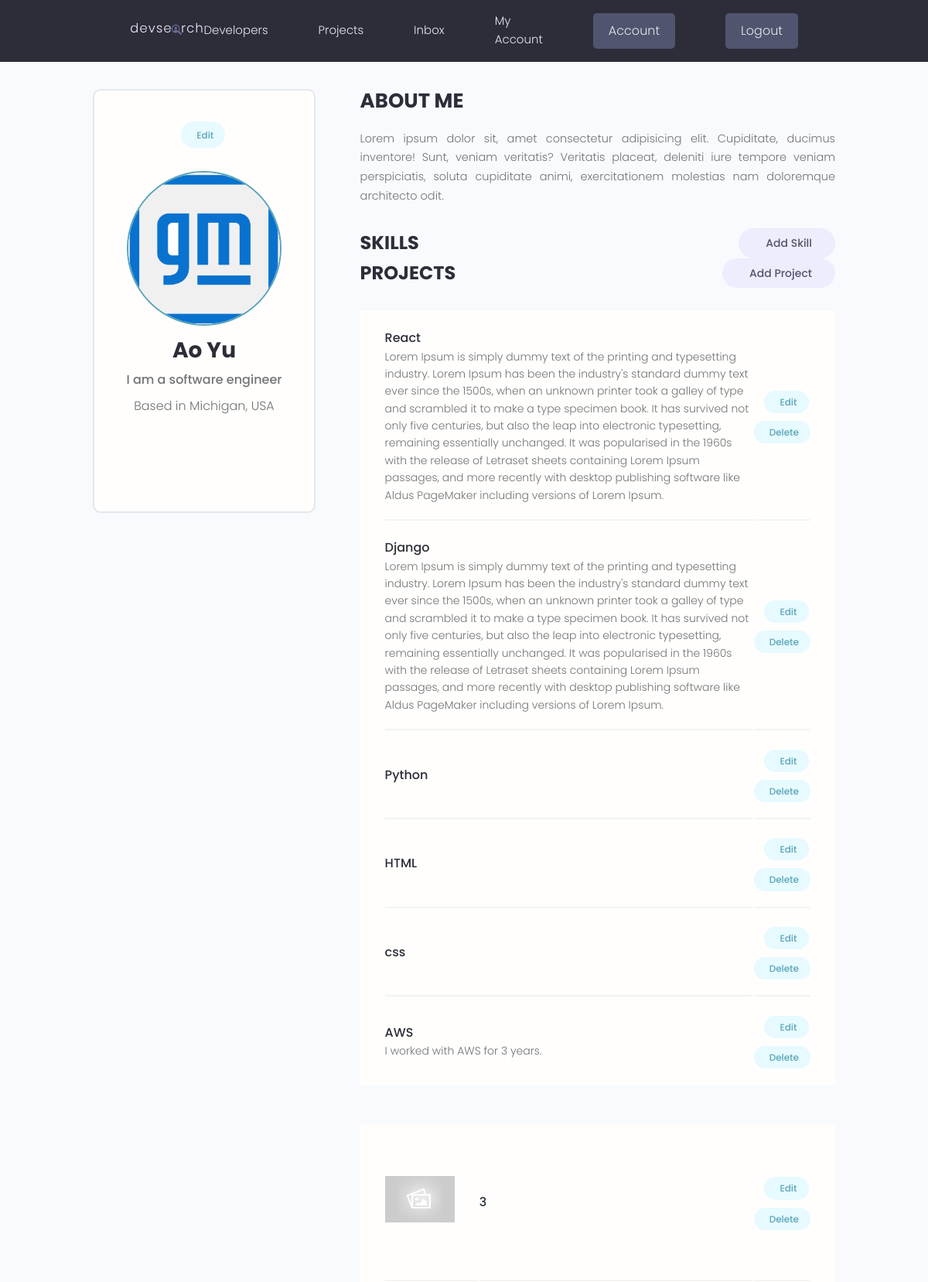
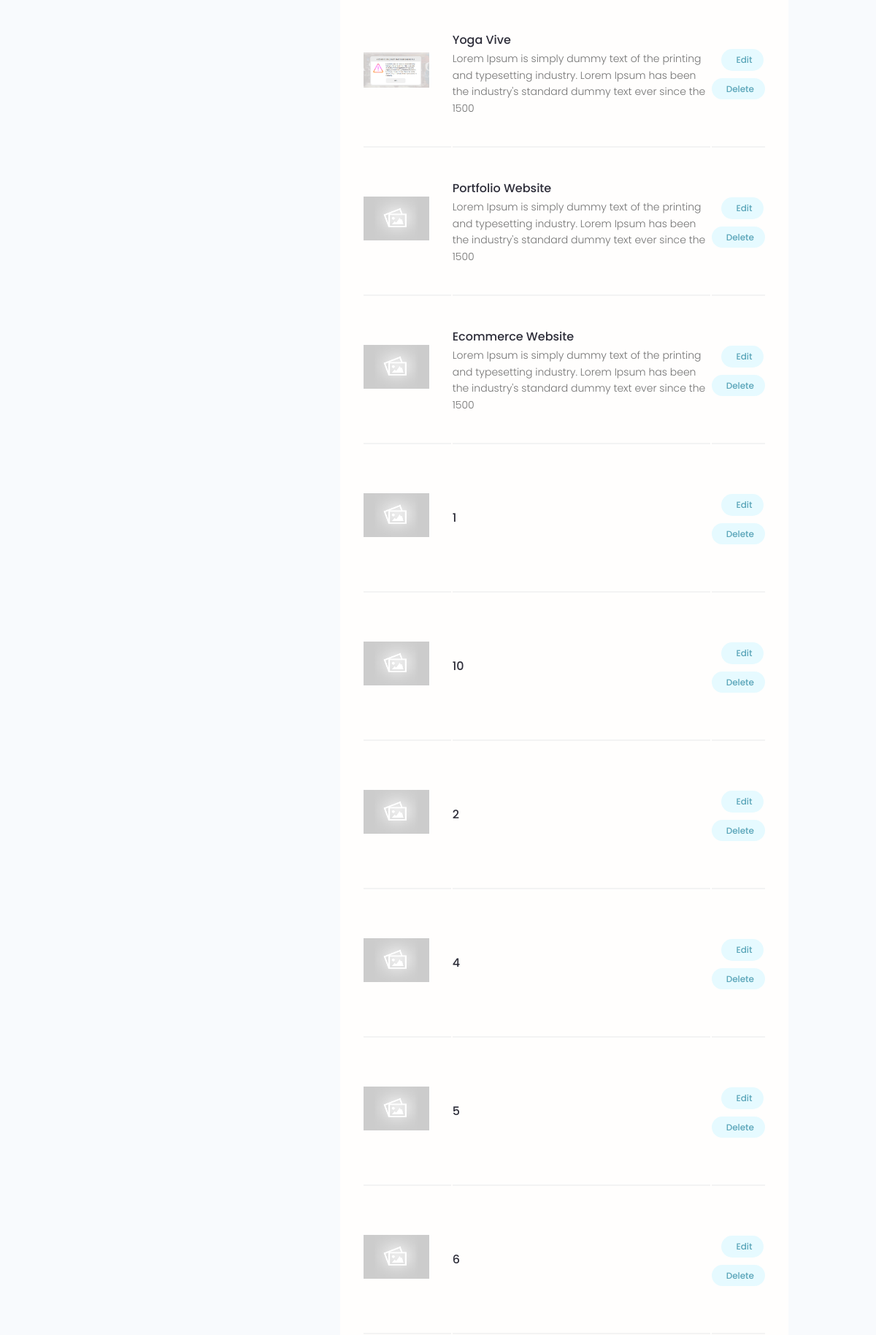
The app's page /account/ (signed in, upper part) with its own data (2 pictures, top to bottom).
### users/models.py (models this page shows, shortened)
class Profile(models.Model):
    user = models.OneToOneField(User, null=True, on_delete=models.CASCADE, blank=True)
    name = models.CharField(max_length=200, null=True, blank=True)
    email = models.EmailField(max_length=200, null=True, blank=True)
    username = models.CharField(max_length=200, null=True, blank=True)
    location = models.CharField(max_length=200, null=True, blank=True)
    short_intro = models.CharField(max_length=200, null=True, blank=True)
    bio = models.TextField(null=True, blank=True)
    profile_image = models.ImageField(null=True, blank=True, upload_to='profiles/', default='profiles/user-default.png')
    social_github = models.CharField(max_length=200, null=True, blank=True)
    social_twitter = models.CharField(max_length=200, null=True, blank=True)
    social_linkedin = models.CharField(max_length=200, null=True, blank=True)
    social_youtube = models.CharField(max_length=200, null=True, blank=True)
    social_website = models.CharField(max_length=200, null=True, blank=True)
    created = models.DateTimeField(auto_now_add=True)
    id = models.UUIDField(default=uuid.uuid4, unique=True,
                            primary_key=True, editable=False)

class Skill(models.Model):
    owner = models.ForeignKey(Profile, null=True, on_delete=models.CASCADE, blank=True)
    name = models.CharField(max_length=200, null=True, blank=True)
    description = models.TextField(null=True, blank=True)
    created = models.DateTimeField(auto_now_add=True)
    id = models.UUIDField(default=uuid.uuid4, unique=True,
                            primary_key=True, editable=False)

### projects/models.py (models this page shows, shortened)
class Project(models.Model):
    owner = models.ForeignKey(Profile, null=True, blank=True, on_delete=models.SET_NULL)
    title = models.CharField(max_length=200)
    description = models.TextField(null=True, blank=True)
    featured_image = models.ImageField(null=True, blank=True, default='default.jpg')
    demo_link = models.CharField(max_length=2000, null=True, blank=True)
    source_link = models.CharField(max_length=2000, null=True, blank=True)
    tags = models.ManyToManyField('Tag', blank=True)
    vote_total = models.IntegerField(default=0, null=True, blank=True)
    vote_ratio = models.IntegerField(default=0, null=True, blank=True)
    created = models.DateTimeField(auto_now_add=True)
    id = models.UUIDField(default=uuid.uuid4, unique=True,
                            primary_key=True, editable=False)
    class Meta:
        ordering = ['-vote_ratio', '-vote_total', 'title']

### users/views.py (the view)
# urls.py: path('account/', views.userAccount, name='account'),
@login_required(login_url='login')
def userAccount(request):
    profile = request.user.profile
    skills = profile.skill_set.all()
    projects = profile.project_set.all()
    context = {
        'profile': profile,
        'skills': skills,
        'projects': projects
    }
    return render(request, 'users/account.html', context)

### users/templates/users/account.html (shortened to what this page needs)
{%extends 'main.html'%}
{%block content%}
  <main class="settingsPage profile my-md">
    <div class="container">
      <div class="layout">
        <div class="column column--1of3">
          <div class="card text-center">
            <div class="card__body dev">
              <a class="tag tag--pill tag--main settings__btn" href="{% url 'edit-account' %}"> Edit</a>
              <img class="avatar avatar--xl dev__avatar" src="{{profile.profile_image.url}}" />
              <h2 class="dev__name">{{profile.name}}</h2>
              <p class="dev__title">{{profile.short_intro}}</p>
              <p class="dev__location">Based in {{profile.location}}</p>
                <ul class="dev__social">
                </ul>
            </div>
          </div>
        </div>
        <div class="column column--2of3">
          <div class="devInfo">
            <h3 class="devInfo__title">About Me</h3>
            <p class="devInfo__about">
              {{profile.bio}}
            </p>
          </div>
          <div class="settings">
            <h3 class="settings__title">Skills</h3>
            <a class="tag tag--pill tag--sub settings__btn tag--lg" href="{% url 'create-skill' %}"> Add Skill</a>
          </div>
          <table class="settings__table">
            {%for skill in skills%}
            <tr>
              <td class="settings__tableInfo">
                <h4>{{skill.name}}</h4>
                <p>
                  {{skill.description}}
                </p>
              </td>
              <td class="settings__tableActions">
                <a class="tag tag--pill tag--main settings__btn" href="{% url 'update-skill' skill.id%}"> Edit</a>
                <a class="tag tag--pill tag--main settings__btn" href="{% url 'delete-skill' skill.id%}?next=/account">
                  Delete</a>
              </td>
            </tr>
            {%endfor%}
          <div class="settings">
            <h3 class="settings__title">Projects</h3>
            <a class="tag tag--pill tag--sub settings__btn tag--lg" href="{%url 'create-project'%}"> Add Project</a>
          </div>
          <table class="settings__table">
            {%for project in projects%}
            <tr>
              <td class="settings__thumbnail">
                <a href="{%url 'project' project.id%}"><img src="{{project.featured_image.url}}" alt="Project Thumbnail" /></a>
              </td>
              <td class="settings__tableInfo">
                <a href="{%url 'project' project.id%}">{{project.title}}</a>
                <p>
                  {{project.description|slice:"150"}}
                </p>
              </td>
              <td class="settings__tableActions">
                <a class="tag tag--pill tag--main settings__btn" href="{% url 'update-project' project.id%}"> Edit</a>
                <a class="tag tag--pill tag--main settings__btn" href="{% url 'delete-project' project.id %}?next=/account">
                  Delete</a>
              </td>
            </tr>
            {%endfor%}
          </table>
        </div>
      </div>
    </div>
  </main>
{%endblock content%}

### static/styles/app.css (style rules this page uses)
:root { --color-sub: #2d2d39; }
.card { border: 2px solid var(--color-light); }
img { width: 100%; }
.profile .card > .dev { padding: 4rem; }
.dev__avatar { display: block; margin: auto; }
.dev__name { color: var(--color-sub); font-size: 2.8rem; font-weight: 700; margin-top: 1rem; margin-bottom: 0.5rem; }
.dev__title { font-size: 1.6rem; font-weight: 500; line-height: 1.3; }
.dev__location { margin-top: 1rem; }
.dev__social { margin: 3rem 0; list-style: none; display: flex; justify-content: center; gap: 1.5rem; }
.devInfo { margin-bottom: 3rem; }
.devInfo__title, .devInfo__subtitle { font-size: 2.6rem; color: var(--color-sub); text-transform: uppercase; font-weight: 700; margin-bottom: 1.5rem; }
.devInfo__about, .devSkill__info { font-size: 1.45rem; line-height: 1.7; text-align: justify; }
.settingsPage .dev > .settings__btn { display: inline-block; margin-bottom: 3rem; }
.settings { display: flex; justify-content: space-between; align-items: center; }
.settings__title { font-size: 2.4rem; text-transform: uppercase; font-weight: 700; color: var(--color-sub); }
.settings__table { margin-top: 3rem; margin-bottom: 5rem; padding: 0 3rem; background: var(--color-white); }
.settings__table tr { width: 100%; }
.settings__table tr > td { padding: 2rem 0; }
.settings__table tr:not(:last-child) td { border-bottom: 2px solid var(--color-white-light); }
.settings__thumbnail { width: 23%; min-width: 10rem; }
.settings__thumbnail img { padding-right: 3rem; height: 15rem; object-fit: contain; }
.settings__tableInfo { width: 100%; }
.settings__tableInfo h4, .settings__tableInfo a { padding-right: 1rem; width: auto; font-size: 1.6rem; font-weight: 500; color: var(--color-sub); }
.settings__tableInfo p { font-size: 1.4rem; }
.settings__tableActions { text-align: right; }

### static/uikit/styles/modules/_variables.css (style rules this page uses)
:root { --color-main: #5aa5b9; --color-main-light: #e6faff; --color-sub: #3f4156; --color-sub-light: #51546e; --color-sub-lighter: #ededfd; --color-text: #737373; --color-gray: #8b8b8b; --color-light: #e5e7eb; --color-light-gray: #767676; --color-bg: #f8fafd; --color-white: #fffefd; --color-white-light: #f3f3f3; --color-success: #359e64; --color-success-bg: #def8e8; --color-error: #fc4b0b; --color-error-bg: #fff2ee; --font-base: 'Poppins', arial, helvetica, 'Segoe UI', roboto, ubuntu, sans-serif; --font-monospace: 'Fira Code', 'Courier New', courier, monospace; --font-regular: 300; --font-medium: 500; --font-bold: 700; --generic-shadow: 1px 1px 5px #00000010; --generic-transition: all 0.3s ease-in-out; }

### static/uikit/styles/modules/_base.css (style rules this page uses)
* { margin: 0; padding: 0; box-sizing: border-box; text-rendering: optimizeLegibility; color: inherit; font-size: inherit; }
html { font-size: 50%; }
@media only screen and (min-width: 480px) { html { font-size: 56.25%; } }
@media only screen and (min-width: 1200px) { html { font-size: 62.5%; } }
body { line-height: 1.6; font-weight: 400; font-size: 1.5rem; color: var(--color-text); background-color: var(--color-bg); min-height: 100vh; }

### static/uikit/styles/modules/_typography.css (style rules this page uses)
* { font-family: var(--font-base); }
h2 { font-size: 3.6rem; font-weight: var(--font-bold); }
h3 { font-size: 3.2rem; font-weight: var(--font-medium); }
h4 { font-size: 2.8rem; font-weight: var(--font-medium); }
p, span, strong { font-size: 1.6rem; color: var(--color-text); font-weight: var(--font-regular); }
a { padding-bottom: 2px; text-decoration: none; display: inline-block; color: var(--color-main); font-weight: var(--font-medium); }

### static/uikit/styles/modules/_utilities.css (style rules this page uses)
.container { width: 92%; max-width: 165rem; margin: 0 auto; box-sizing: border-box; }
@media screen and (min-width: 1000px) { .container { width: 90%; } }
@media screen and (min-width: 1200px) { .container { width: 80%; } }
.text-center { text-align: center; }
.my-md { margin: 3rem auto; }

### static/uikit/styles/modules/_avatar.css (style rules this page uses)
.avatar { border-radius: 50%; border: 2px solid var(--color-main); object-fit: cover; }
.avatar--xl { height: 20rem; width: 20rem; }

### static/uikit/styles/modules/_card.css (style rules this page uses)
.card { border-radius: 1rem; background-color: var(--color-white); border: 1.5px solid var(--color-light); width: auto; height: auto; margin-top: 0.5rem; margin-bottom: 0.5rem; overflow: hidden; }
.card__body, .card__header { padding: 2rem 2.5rem; }

### static/uikit/styles/modules/_layout.css (style rules this page uses)
.layout { display: flex; flex-flow: row wrap; justify-content: space-between; }
.layout > .column { margin-bottom: 3rem; }
.layout > .column.column--1of3 { flex-basis: 30%; }
.layout > .column.column--2of3 { flex-basis: 64%; }

### records on screen
Profile: profile_image (picture), name "Ao Yu", short_intro "I am a software engineer", location "Michigan, USA", bio "Lorem ipsum dolor sit, amet consectetur adipisicing elit. Cupiditate, ducimus inventore! Sunt, veniam veritatis? Veritatis placeat, deleniti iure tempore veniam perspiciatis, soluta cupiditate animi, exercitationem molestias nam doloremque architecto odit."
Skill: name "React", description "Lorem Ipsum is simply dummy text of the printing and typesetting industry. Lorem Ipsum has been the industry's standard dummy text ever since the 1500s, when an unknown printer took a galley of type and scrambled it to make a type specimen book. It has survived not only five centuries, but also the leap into electronic typesetting, remaining essentially unchanged. It was popularised in the 1960s with the release of Letraset sheets containing Lorem Ipsum passages, and more recently with desktop publishing software like Aldus PageMaker including versions of Lorem Ipsum."
Skill: name "Django", description "Lorem Ipsum is simply dummy text of the printing and typesetting industry. Lorem Ipsum has been the industry's standard dummy text ever since the 1500s, when an unknown printer took a galley of type and scrambled it to make a type specimen book. It has survived not only five centuries, but also the leap into electronic typesetting, remaining essentially unchanged. It was popularised in the 1960s with the release of Letraset sheets containing Lorem Ipsum passages, and more recently with desktop publishing software like Aldus PageMaker including versions of Lorem Ipsum."
Skill: name "Python"
Skill: name "HTML"
Skill: name "css"
Skill: name "AWS", description "I worked with AWS for 3 years."
Project: featured_image (placeholder picture), title "3"
Project: featured_image (picture), title "Yoga Vive", description "Lorem Ipsum is simply dummy text of the printing and typesetting industry. Lorem Ipsum has been the industry's standard dummy text ever since the 1500"
Project: featured_image (placeholder picture), title "Portfolio Website", description "Lorem Ipsum is simply dummy text of the printing and typesetting industry. Lorem Ipsum has been the industry's standard dummy text ever since the 1500"
Project: featured_image (placeholder picture), title "Ecommerce Website", description "Lorem Ipsum is simply dummy text of the printing and typesetting industry. Lorem Ipsum has been the industry's standard dummy text ever since the 1500"
Project: featured_image (placeholder picture), title "1"
Project: featured_image (placeholder picture), title "10"
Project: featured_image (placeholder picture), title "2"
Project: featured_image (placeholder picture), title "4"
Project: featured_image (placeholder picture), title "5"
Project: featured_image (placeholder picture), title "6"
